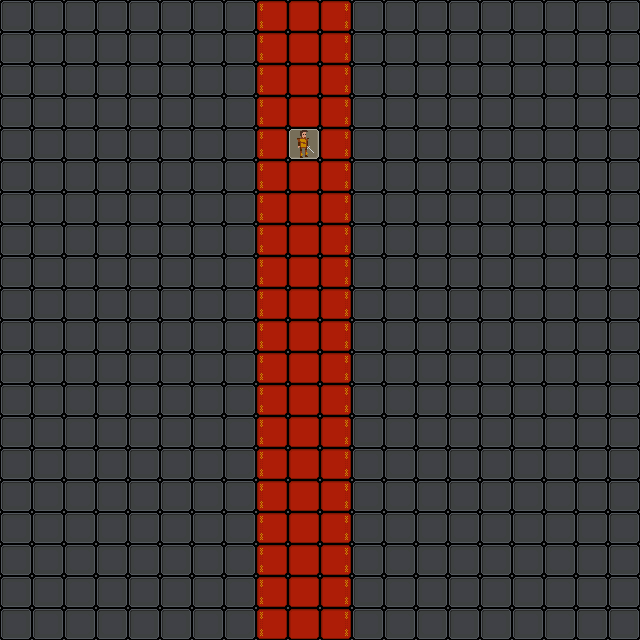

This is a level from a 2D game, rendered from its Tiled map with the project's own tilesets. A one-line summary and the map file follow, with tile-layer data summarised:
An orthogonal 20x20 tile map with 32x32 px tiles, 3 tile layers (floor, scenery, characters) and 1 object (SpawnPoint).

<map version="1.0" orientation="orthogonal" width="20" height="20" tilewidth="32" tileheight="32">
 <tileset firstgid="1" name="chipset" tilewidth="32" tileheight="32">
  <image source="Britannia.png" trans="ffffff" width="512" height="512" />
 </tileset>
 <layer name="floor" width="20" height="20">
  <data>[400 cells, 400 non-empty, 1 distinct tile ids]</data>
 </layer>
 <layer name="scenery" width="20" height="20">
  <properties>
   <property name="subtype" value="actor" />
  </properties>
  <data>[400 cells, 60 non-empty, 3 distinct tile ids]</data>
 </layer>
 <layer name="characters" width="20" height="20">
  <properties>
   <property name="subtype" value="actor" />
  </properties>
  <data>[400 cells, 1 non-empty, 1 distinct tile ids]</data>
 </layer>
 <objectgroup draworder="topdown" name="objects" width="20" height="20">
  <object name="PlayerSpawn" type="SpawnPoint" x="303" y="497" />
 </objectgroup>
</map>